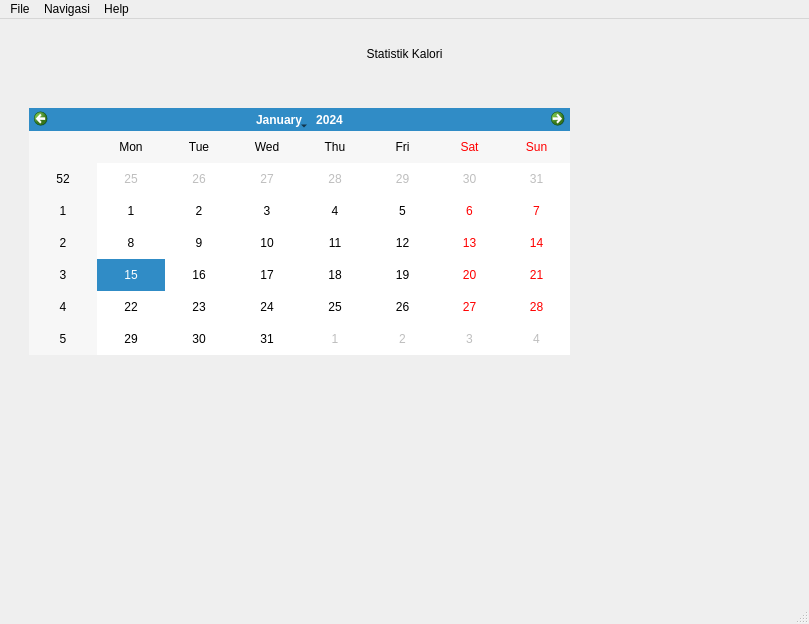
<?xml version="1.0" encoding="UTF-8"?>
<ui version="4.0">
 <class>MainWindow</class>
 <widget class="QMainWindow" name="MainWindow">
  <property name="geometry">
   <rect>
    <x>0</x>
    <y>0</y>
    <width>809</width>
    <height>624</height>
   </rect>
  </property>
  <property name="windowTitle">
   <string>MainWindow</string>
  </property>
  <widget class="QWidget" name="centralwidget">
   <widget class="QStackedWidget" name="stackedWidget">
    <property name="geometry">
     <rect>
      <x>29</x>
      <y>19</y>
      <width>771</width>
      <height>541</height>
     </rect>
    </property>
    <property name="currentIndex">
     <number>2</number>
    </property>
    <widget class="QWidget" name="pageInput">
     <widget class="QWidget" name="formLayoutWidget">
      <property name="geometry">
       <rect>
        <x>68</x>
        <y>70</y>
        <width>611</width>
        <height>211</height>
       </rect>
      </property>
      <layout class="QFormLayout" name="formLayout">
       <item row="0" column="0">
        <widget class="QLabel" name="tanggalLabel">
         <property name="text">
          <string>Tanggal</string>
         </property>
        </widget>
       </item>
       <item row="0" column="1">
        <widget class="QDateEdit" name="dateEdit"/>
       </item>
       <item row="1" column="0">
        <widget class="QLabel" name="foodLabel">
         <property name="text">
          <string>Makanan/Minuman</string>
         </property>
        </widget>
       </item>
       <item row="1" column="1">
        <widget class="QLineEdit" name="lineEdit_food"/>
       </item>
       <item row="2" column="0">
        <widget class="QLabel" name="kategoriLabel">
         <property name="text">
          <string>Kategori</string>
         </property>
        </widget>
       </item>
       <item row="2" column="1">
        <widget class="QComboBox" name="comboBox_category">
         <item>
          <property name="text">
           <string>Breakfast</string>
          </property>
         </item>
         <item>
          <property name="text">
           <string>Lunch</string>
          </property>
         </item>
         <item>
          <property name="text">
           <string>Snack</string>
          </property>
         </item>
         <item>
          <property name="text">
           <string>Dinner</string>
          </property>
         </item>
         <item>
          <property name="text">
           <string>Drink</string>
          </property>
         </item>
        </widget>
       </item>
       <item row="3" column="0">
        <widget class="QLabel" name="kaloriLabel">
         <property name="text">
          <string>Kalori (kkal)</string>
         </property>
        </widget>
       </item>
       <item row="3" column="1">
        <widget class="QSpinBox" name="spinBox_calories"/>
       </item>
       <item row="4" column="0">
        <widget class="QLabel" name="catatanLabel">
         <property name="text">
          <string>Catatan</string>
         </property>
        </widget>
       </item>
       <item row="4" column="1">
        <widget class="QLineEdit" name="lineEdit_note"/>
       </item>
      </layout>
     </widget>
     <widget class="QWidget" name="horizontalLayoutWidget">
      <property name="geometry">
       <rect>
        <x>140</x>
        <y>370</y>
        <width>441</width>
        <height>32</height>
       </rect>
      </property>
      <layout class="QHBoxLayout" name="horizontalLayout">
       <item>
        <layout class="QHBoxLayout" name="horizontalLayout_2">
         <item>
          <widget class="QPushButton" name="btnAdd">
           <property name="text">
            <string>Simpan</string>
           </property>
          </widget>
         </item>
         <item>
          <widget class="QPushButton" name="btnUpdate">
           <property name="text">
            <string>Ubah</string>
           </property>
          </widget>
         </item>
         <item>
          <widget class="QPushButton" name="btnDelete">
           <property name="text">
            <string>Hapus</string>
           </property>
          </widget>
         </item>
         <item>
          <widget class="QPushButton" name="btnClear">
           <property name="text">
            <string>Reset</string>
           </property>
          </widget>
         </item>
        </layout>
       </item>
      </layout>
     </widget>
     <widget class="QLabel" name="labelTambah">
      <property name="geometry">
       <rect>
        <x>90</x>
        <y>10</y>
        <width>551</width>
        <height>31</height>
       </rect>
      </property>
      <property name="text">
       <string>Tambah Data Diet</string>
      </property>
      <property name="alignment">
       <set>Qt::AlignCenter</set>
      </property>
     </widget>
    </widget>
    <widget class="QWidget" name="pageHistory">
     <widget class="QWidget" name="verticalLayoutWidget_2">
      <property name="geometry">
       <rect>
        <x>0</x>
        <y>110</y>
        <width>751</width>
        <height>401</height>
       </rect>
      </property>
      <layout class="QVBoxLayout" name="verticalLayout">
       <item>
        <widget class="QTableWidget" name="tableWidget">
         <property name="enabled">
          <bool>true</bool>
         </property>
        </widget>
       </item>
       <item>
        <widget class="QPushButton" name="btnExport">
         <property name="text">
          <string>Ekspor CSV</string>
         </property>
        </widget>
       </item>
      </layout>
     </widget>
     <widget class="QLabel" name="labelRiwayat">
      <property name="geometry">
       <rect>
        <x>150</x>
        <y>0</y>
        <width>461</width>
        <height>31</height>
       </rect>
      </property>
      <property name="text">
       <string>Riwayat Konsumsi</string>
      </property>
      <property name="alignment">
       <set>Qt::AlignCenter</set>
      </property>
     </widget>
     <widget class="QWidget" name="filterSearchWidget" native="true">
      <property name="geometry">
       <rect>
        <x>0</x>
        <y>50</y>
        <width>751</width>
        <height>40</height>
       </rect>
      </property>
      <widget class="QWidget" name="horizontalLayoutWidget_2">
       <property name="geometry">
        <rect>
         <x>0</x>
         <y>0</y>
         <width>751</width>
         <height>41</height>
        </rect>
       </property>
       <layout class="QHBoxLayout" name="horizontalLayout_3">
        <item>
         <widget class="QLineEdit" name="lineEdit_search">
          <property name="placeholderText">
           <string>Cari makanan / catatan...</string>
          </property>
         </widget>
        </item>
        <item>
         <widget class="QComboBox" name="comboBox_filter">
          <item>
           <property name="text">
            <string>Semua</string>
           </property>
          </item>
          <item>
           <property name="text">
            <string>Breakfast</string>
           </property>
          </item>
          <item>
           <property name="text">
            <string>Lunch</string>
           </property>
          </item>
          <item>
           <property name="text">
            <string>Snack</string>
           </property>
          </item>
          <item>
           <property name="text">
            <string>Dinner</string>
           </property>
          </item>
          <item>
           <property name="text">
            <string>Drink</string>
           </property>
          </item>
         </widget>
        </item>
       </layout>
      </widget>
     </widget>
    </widget>
    <widget class="QWidget" name="pageStats">
     <widget class="QLabel" name="labelStats">
      <property name="geometry">
       <rect>
        <x>170</x>
        <y>0</y>
        <width>411</width>
        <height>31</height>
       </rect>
      </property>
      <property name="text">
       <string>Statistik Kalori</string>
      </property>
      <property name="alignment">
       <set>Qt::AlignCenter</set>
      </property>
     </widget>
     <widget class="QWidget" name="verticalLayoutWidget">
      <property name="geometry">
       <rect>
        <x>0</x>
        <y>70</y>
        <width>541</width>
        <height>307</height>
       </rect>
      </property>
      <layout class="QVBoxLayout" name="verticalLayout_2">
       <item>
        <widget class="QCalendarWidget" name="calendarWidget"/>
       </item>
       <item>
        <widget class="QLabel" name="labelTotalKalori">
         <property name="text">
          <string/>
         </property>
        </widget>
       </item>
       <item>
        <widget class="QLabel" name="labelTotalEntri">
         <property name="text">
          <string/>
         </property>
        </widget>
       </item>
       <item>
        <widget class="QLabel" name="labelChart">
         <property name="sizePolicy">
          <sizepolicy hsizetype="Expanding" vsizetype="Preferred">
           <horstretch>0</horstretch>
           <verstretch>0</verstretch>
          </sizepolicy>
         </property>
         <property name="text">
          <string/>
         </property>
         <property name="alignment">
          <set>Qt::AlignLeading|Qt::AlignLeft|Qt::AlignTop</set>
         </property>
        </widget>
       </item>
      </layout>
     </widget>
    </widget>
   </widget>
  </widget>
  <widget class="QStatusBar" name="statusBar"/>
  <widget class="QMenuBar" name="menuBar">
   <property name="geometry">
    <rect>
     <x>0</x>
     <y>0</y>
     <width>809</width>
     <height>26</height>
    </rect>
   </property>
   <widget class="QMenu" name="menuFile">
    <property name="title">
     <string>File</string>
    </property>
    <addaction name="actionSimpan"/>
    <addaction name="actionExport"/>
    <addaction name="actionKeluar"/>
   </widget>
   <widget class="QMenu" name="menuNavigasi">
    <property name="title">
     <string>Navigasi</string>
    </property>
    <addaction name="actionInput"/>
    <addaction name="actionRiwayat"/>
    <addaction name="actionStatistik"/>
   </widget>
   <widget class="QMenu" name="menuHelp">
    <property name="title">
     <string>Help</string>
    </property>
    <addaction name="actionTentang"/>
    <addaction name="actionBantuan"/>
   </widget>
   <addaction name="menuFile"/>
   <addaction name="menuNavigasi"/>
   <addaction name="menuHelp"/>
  </widget>
  <action name="actionSimpan">
   <property name="text">
    <string>Simpan</string>
   </property>
  </action>
  <action name="actionExport">
   <property name="text">
    <string>Ekspor CSV</string>
   </property>
  </action>
  <action name="actionKeluar">
   <property name="text">
    <string>Keluar</string>
   </property>
  </action>
  <action name="actionInput">
   <property name="text">
    <string>Input Data</string>
   </property>
  </action>
  <action name="actionRiwayat">
   <property name="text">
    <string>Riwayat</string>
   </property>
  </action>
  <action name="actionStatistik">
   <property name="text">
    <string>Statistik</string>
   </property>
  </action>
  <action name="actionTentang">
   <property name="text">
    <string>Tentang Aplikasi</string>
   </property>
  </action>
  <action name="actionBantuan">
   <property name="text">
    <string>Bantuan</string>
   </property>
  </action>
 </widget>
 <resources/>
 <connections/>
</ui>
